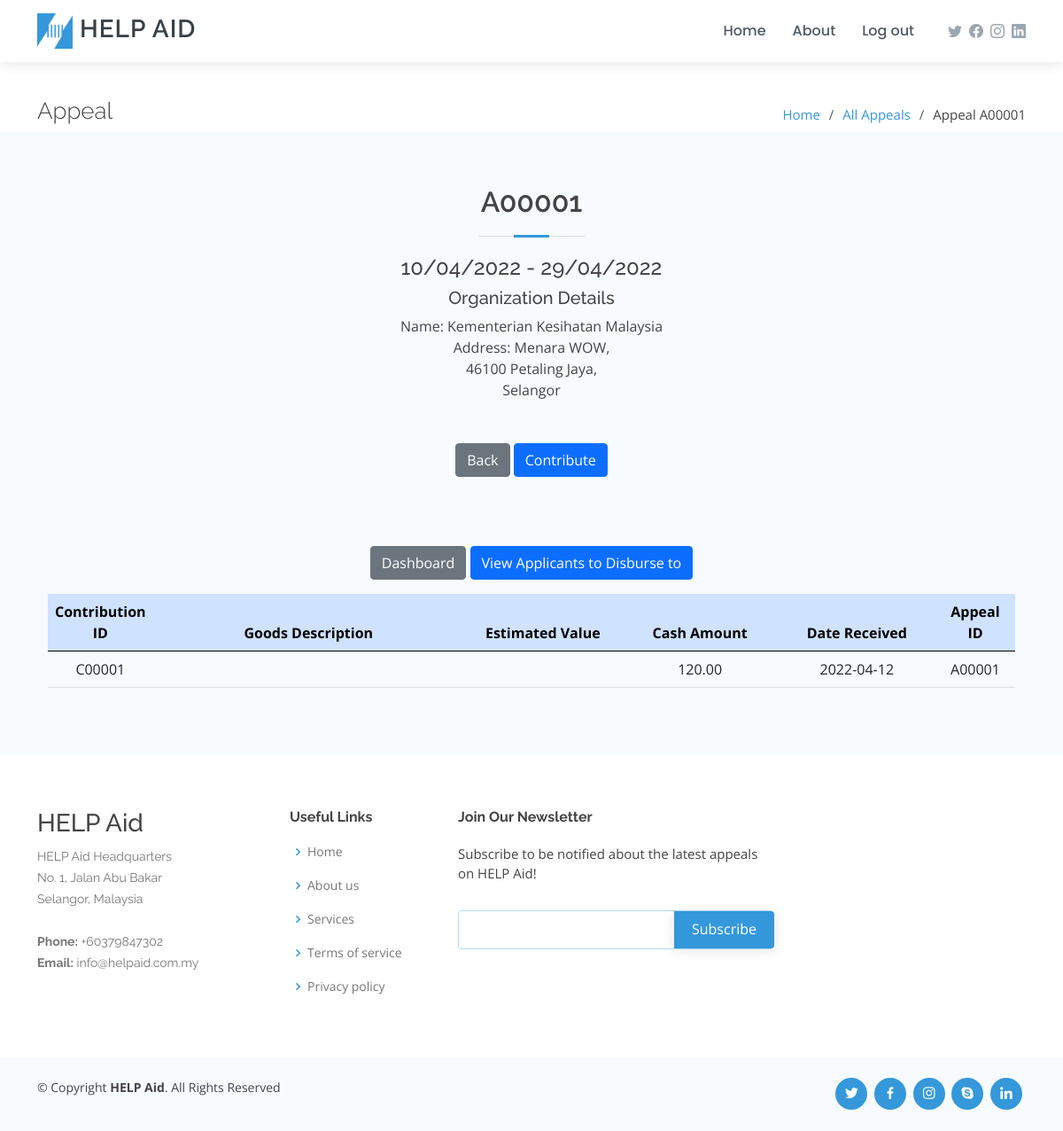
The page /appeal.php?id=A00001 (signed in) on the database its author committed.
### tables this page shows
create table contribution (contributionID varchar(6) not null primary key, appealID varchar(6) not null, goodsType varchar(10), otherGoodsType varchar(10), quantity integer(10), goodsDescription varchar(50), estimatedValue decimal(9,2), paymentChannel varchar(20), cashAmount decimal(9,2), bankName varchar(50), bankNo varchar(20), refNo varchar(20), cardName varchar(50), cardNo varchar(20), expDate varchar(5), cvv varchar(3), receivedDate date not null, foreign key (appealID) references appeal(appealID));

### appeal.php (the view, shortened to what this page needs)
<?php
include('dbConnection.php');
if (isset($_SESSION['admin']) && $_SESSION['admin'] == 0) {
    $queryContributions = "SELECT * FROM contribution WHERE appealID = '".$_SESSION['appealID']."'";
    $contributions = $con->query($queryContributions);
}
?>
<!DOCTYPE html>
<html lang="en">
<head>
  <link href="https://cdn.jsdelivr.net/npm/bootstrap@5.0.2/dist/css/bootstrap.min.css" rel="stylesheet">
  <link rel="stylesheet" href="https://cdn.jsdelivr.net/npm/bootstrap-icons@1.3.0/font/bootstrap-icons.css">
  <link href='https://unpkg.com/boxicons@2.1.1/css/boxicons.min.css' rel='stylesheet'>
  <link rel="stylesheet" href="https://cdn.jsdelivr.net/npm/glightbox/dist/css/glightbox.min.css">
  <link rel="stylesheet" href="https://unpkg.com/swiper@8/swiper-bundle.min.css">
  <link rel="stylesheet" href="https://cdn.datatables.net/1.11.5/css/dataTables.bootstrap5.min.css">
  <link href="assets/css/style.css" rel="stylesheet">
</head>
<body>
  <header id="header" class="fixed-top d-flex align-items-center">
    <div class="container d-flex align-items-center">
      <div class="logo me-auto">
        <h1><a href="index.php"><img src="assets/img/logo.png" class="img-fluid" alt=""> HELP Aid</a></h1>
      </div>
      <nav id="navbar" class="navbar order-last order-lg-0">
        <ul>
          <li><a class="nav-link scrollto" href="index.php#hero">Home</a></li>
          <li><a class="nav-link scrollto" href="index.php#about">About</a></li>
          <li><a class="nav-link scrollto toShow" href="logout.php" style="display:none">Log out</a></li>
        </ul>
      </nav>
      <div class="header-social-links d-flex align-items-center">
        <a href="#" class="twitter"><i class="bi bi-twitter"></i></a>
        <a href="#" class="facebook"><i class="bi bi-facebook"></i></a>
        <a href="#" class="instagram"><i class="bi bi-instagram"></i></a>
        <a href="#" class="linkedin"><i class="bi bi-linkedin"></i></a>
      </div>
    </div>
  </header>
  <main id="main">
    <section class="breadcrumbs">
      <div class="container">
        <div class="d-flex justify-content-between align-items-center">
          <h2>Appeal</h2>
          <ol>
            <li><a href="index.php">Home</a></li>
            <li><a href="viewAppeals.php">All Appeals</a></li>
            <li>Appeal <?php echo $_SESSION['appealID']?></li>
          </ol>
        </div>
      </div>
    </section>
    <section class="inner-page section-bg">
      <div class="container">
        <section style="padding: 0px 0px;">
          <div class="container">
            <div class="section-title">
              <h2>
                    <?php
                        echo $_SESSION["appealID"];
                    ?>
                </h2>
                <h4>
                    <?php
                    echo date("d/m/Y", strtotime($_SESSION['appealFrom']))." - ".date("d/m/Y", strtotime($_SESSION['appealTo']));
                    ?>
                </h4>
                <h5>Organization Details</h5>
                <p>
                  Name:
                  <?php
                    echo $_SESSION['appealOrgName'];
                  ?>
                </P>
                <p>
                    Address:
                    <?php
                        echo $_SESSION['appealOrgAddress1'];
                        echo ",<br>".$_SESSION['appealOrgZip']." ".$_SESSION['appealOrgCity'].",<br>".$_SESSION['appealOrgState'];
                    ?>
                </p>
                <br><br>
                <button class="btn btn-secondary" onclick="history.back(-1)">Back</button>
                <?php
                    if (strtotime($_SESSION['appealTo']) > time())
                    echo "<button class='btn btn-primary' onclick=\"location.href='contribute.php'\">Contribute</button>";
                ?>
            </div>
            <div id="for-rep" style="display:none">
                <div id="Contributions">
                    <div class="row justify-content-center">
                        <div class="col-lg mt-5 large-table text-center">
                            <button class="btn btn-secondary mb-3" onclick="location.href='orgRepDashboard.php?d=false'">Dashboard</button>
                            <?php
                                if (strtotime($_SESSION['appealTo']) > time())
                                    echo "<button class=\"btn btn-primary mb-3\" onclick=\"window.location.href='orgRepDashboard.php?d=true'\">View Applicants to Disburse to</button>";
                            ?>
                            <table id="contributions" class="table sortable-table" data-table-for="Contribution">
                                <thead class="table-primary">
                                    <tr>
                                        <th scope="col" class="col-1">Contribution ID</th>
                                        <th scope="col" class="col-4">Goods Description</th>
                                        <th scope="col" class="col-2">Estimated Value</th>
                                        <th scope="col" class="col-2">Cash Amount</th>
                                        <th scope="col" class="col-2">Date Received</th>
                                        <th scope="col" class="col-1">Appeal ID</th>
                                    </tr>
                                </thead>
                                <tbody>
                                    <?php
                                      if (isset($_SESSION['username'])) {
                                        while ($row = $contributions->fetch_assoc()) {
                                            echo "<tr>";
                                            echo "<td>".$row['contributionID']."</td>";
                                            echo "<td>".$row['goodsDescription']."</td>";
                                            echo "<td>".$row['estimatedValue']."</td>";
                                            echo "<td>".$row['cashAmount']."</td>";
                                            echo "<td>".$row['receivedDate']."</td>";
                                            echo "<td>".$row['appealID']."</td>";
                                            echo "</tr>";
                                        }
                                      }
                                    ?>
                                </tbody>
                            </table>
                        </div>
                    </div>
                </div>
            </div>
        </div>
    </div>
</section>
  </main>
  <footer id="footer">
    <div class="footer-top">
      <div class="container">
        <div class="row">
          <div class="col-lg-3 col-md-6 footer-contact">
            <h3>HELP Aid</h3>
            <p>
              HELP Aid Headquarters <br>
              No. 1, Jalan Abu Bakar<br>
              Selangor, Malaysia <br><br>
              <strong>Phone:</strong> +60379847302<br>
              <strong>Email:</strong> info@helpaid.com.my<br>
            </p>
          </div>
          <div class="col-lg-2 col-md-6 footer-links">
            <h4>Useful Links</h4>
            <ul>
                <li><i class="bx bx-chevron-right"></i> <a href="index.php">Home</a></li>
                <li><i class="bx bx-chevron-right"></i> <a href="index.php#about">About us</a></li>
                <li><i class="bx bx-chevron-right"></i> <a href="index.php#services">Services</a>
                </li>
                <li><i class="bx bx-chevron-right"></i> <a href="#">Terms of service</a></li>
                <li><i class="bx bx-chevron-right"></i> <a href="#">Privacy policy</a></li>
            </ul>
          </div>
          <div class="col-lg-4 col-md-6 footer-newsletter">
            <h4>Join Our Newsletter</h4>
            <p>Subscribe to be notified about the latest appeals on HELP Aid!</p>
            <form action="" method="post">
              <input type="email" name="email"><input type="submit" value="Subscribe">
            </form>
          </div>
        </div>
      </div>
    </div>
    <div class="container d-md-flex py-4">
      <div class="me-md-auto text-center text-md-start">
        <div class="copyright">
          &copy; Copyright <strong><span>HELP Aid</span></strong>. All Rights Reserved
        </div>
        <div class="credits">
        </div>
      </div>
      <div class="social-links text-center text-md-right pt-3 pt-md-0">
        <a href="#" class="twitter"><i class="bx bxl-twitter"></i></a>
        <a href="#" class="facebook"><i class="bx bxl-facebook"></i></a>
        <a href="#" class="instagram"><i class="bx bxl-instagram"></i></a>
        <a href="#" class="google-plus"><i class="bx bxl-skype"></i></a>
        <a href="#" class="linkedin"><i class="bx bxl-linkedin"></i></a>
      </div>
    </div>
  </footer>
</body>
</html>

### assets/css/style.css (style rules this page uses)
body { font-family: "Open Sans", sans-serif; color: #444444; }
a { color: #3498db; text-decoration: none; }
h1, h2, h3, h4, h5, h6 { font-family: "Raleway", sans-serif; }
.large-table { overflow: auto; }
#header { height: 70px; transition: all 0.5s; z-index: 997; transition: all 0.5s; background: #fff; box-shadow: 0px 2px 15px rgba(0, 0, 0, 0.1); }
#header .logo h1 { font-size: 28px; margin: 0; font-weight: 600; letter-spacing: 1px; text-transform: uppercase; color: #384046; }
#header .logo h1 a, #header .logo h1 a:hover { color: #384046; text-decoration: none; }
#header .logo img { max-height: 40px; }
.header-social-links { margin: 0 0 0 30px; }
.header-social-links a { color: #9ba6af; padding-left: 8px; display: inline-block; line-height: 0px; transition: 0.3s; }
.header-social-links a i { line-height: 0; }
.navbar { padding: 0; }
.navbar ul { margin: 0; padding: 0; display: flex; list-style: none; align-items: center; }
.navbar li { position: relative; }
.navbar a, .navbar a:focus { display: flex; align-items: center; justify-content: space-between; padding: 10px 0 10px 30px; font-family: "Poppins", sans-serif; font-size: 16px; font-weight: 500; color: #4f5a62; white-space: nowrap; transition: 0.3s; }
section { padding: 60px 0; }
.section-bg { background-color: #f7fbfe; }
.section-title { text-align: center; padding-bottom: 30px; }
.section-title h2 { font-size: 32px; font-weight: 600; margin-bottom: 20px; padding-bottom: 20px; position: relative; }
.section-title h2::before { content: ""; position: absolute; display: block; width: 120px; height: 1px; background: #ddd; bottom: 1px; left: calc(50% - 60px); }
.section-title h2::after { content: ""; position: absolute; display: block; width: 40px; height: 3px; background: #3498db; bottom: 0; left: calc(50% - 20px); }
.section-title p { margin-bottom: 0; }
.breadcrumbs { padding: 40px 0 0; margin-top: 70px; }
.breadcrumbs h2 { font-size: 26px; font-weight: 300; }
.breadcrumbs ol { display: flex; flex-wrap: wrap; list-style: none; padding: 0; margin: 0; font-size: 15px; }
.breadcrumbs ol li + li { padding-left: 10px; }
.breadcrumbs ol li + li::before { display: inline-block; padding-right: 10px; color: #4f5a62; content: "/"; }
#footer { color: #444444; font-size: 14px; background: #f7fbfe; }
#footer .footer-top { padding: 60px 0 30px 0; background: #fff; }
#footer .footer-top .footer-contact { margin-bottom: 30px; }
#footer .footer-top .footer-contact p { font-size: 14px; line-height: 24px; margin-bottom: 0; font-family: "Raleway", sans-serif; color: #777777; }
#footer .footer-top h4 { font-size: 16px; font-weight: bold; color: #444444; position: relative; padding-bottom: 12px; }
#footer .footer-top .footer-links { margin-bottom: 30px; }
#footer .footer-top .footer-links ul { list-style: none; padding: 0; margin: 0; }
#footer .footer-top .footer-links ul i { padding-right: 2px; color: #3498db; font-size: 18px; line-height: 1; }
#footer .footer-top .footer-links ul li { padding: 10px 0; display: flex; align-items: center; }
#footer .footer-top .footer-links ul li:first-child { padding-top: 0; }
#footer .footer-top .footer-links ul a { color: #777777; transition: 0.3s; display: inline-block; line-height: 1; }
#footer .footer-newsletter { font-size: 15px; }
#footer .footer-newsletter h4 { font-size: 16px; font-weight: bold; color: #444444; position: relative; padding-bottom: 12px; }
#footer .footer-newsletter form { margin-top: 30px; background: #fff; padding: 6px 10px; position: relative; border-radius: 4px; text-align: left; border: 1px solid #b6daf2; }
#footer .footer-newsletter form input[type=email] { border: 0; padding: 4px 8px; width: calc(100% - 100px); }
#footer .footer-newsletter form input[type=submit] { position: absolute; top: 0; right: -2px; bottom: 0; border: 0; background: none; font-size: 16px; padding: 0 20px 2px 20px; background: #3498db; color: #fff; transition: 0.3s; border-radius: 0 4px 4px 0; box-shadow: 0px 2px 15px rgba(0, 0, 0, 0.1); }
#footer .credits { padding-top: 5px; font-size: 13px; color: #444444; }
#footer .social-links a { font-size: 18px; display: inline-block; background: #3498db; color: #fff; line-height: 1; padding: 8px 0; margin-right: 4px; border-radius: 50%; text-align: center; width: 36px; height: 36px; transition: 0.3s; }

### rows shown on the page
contribution: contributionID "C00001", cashAmount "120.00", receivedDate "2022-04-12", appealID "A00001"

### other values the page prints
$_SESSION['appealID'] "A00001"
$_SESSION["appealID"] "A00001"
date("d/m/Y", strtotime($_SESSION['appealFrom'])) "10/04/2022"
date("d/m/Y", strtotime($_SESSION['appealTo'])) "29/04/2022"
$_SESSION['appealOrgName'] "Kementerian Kesihatan Malaysia"
$_SESSION['appealOrgAddress1'] "Menara WOW"
$_SESSION['appealOrgZip'] "46100"
$_SESSION['appealOrgCity'] "Petaling Jaya"
$_SESSION['appealOrgState'] "Selangor"
